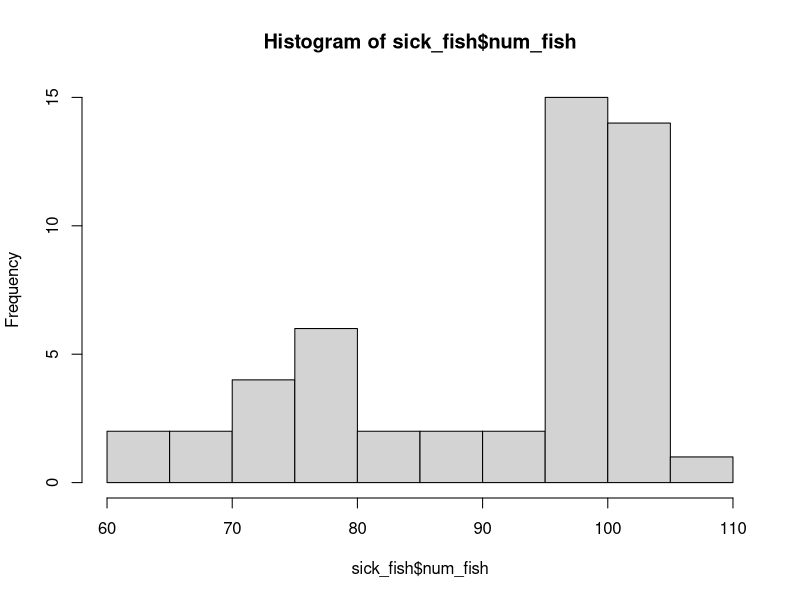
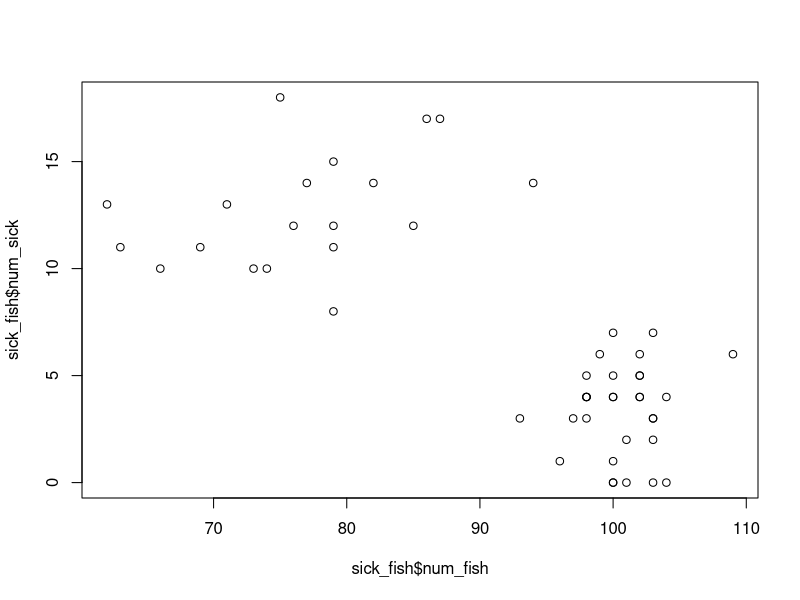
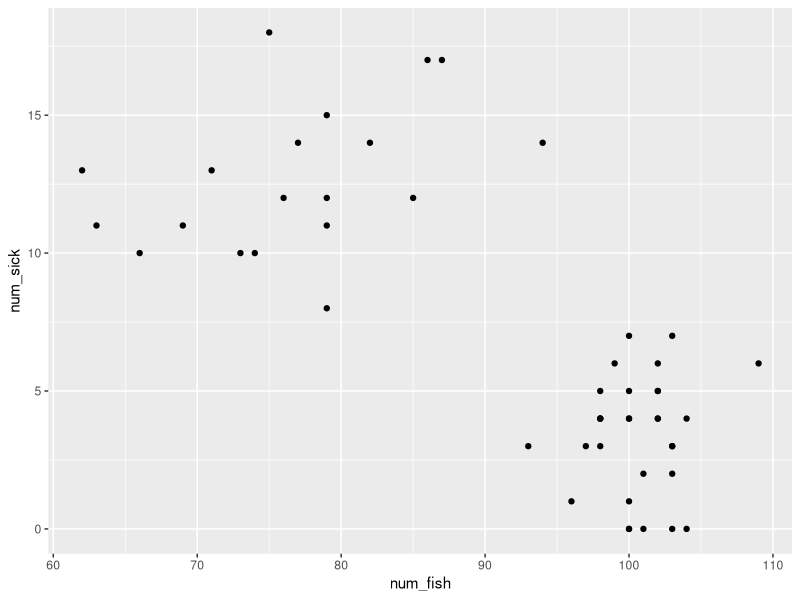
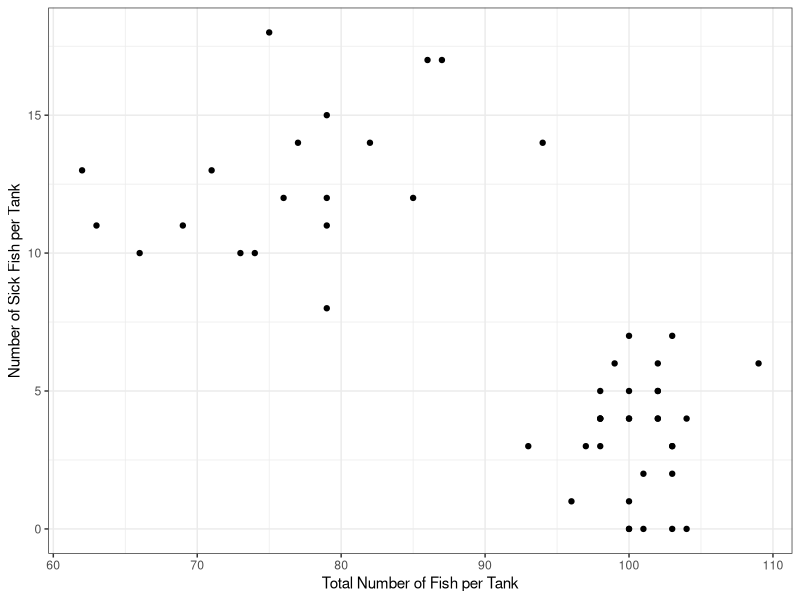

Source code (R) for these figures, in order:
## ---- chunk 1
knitr::opts_chunk$set(echo = FALSE)
## ---- chunk 2
library(tidyverse)
## ---- chunk 3
sick_fish <- read_csv("../data/fish_sick_data.csv")
## ---- chunk 4
    head(sick_fish)
## ---- chunk 5
    hist(sick_fish$num_fish)
## ---- chunk 6
    plot(sick_fish$num_fish, sick_fish$num_sick)
## ---- chunk 7
    ggplot(sick_fish, aes(num_fish, num_sick)) +
      geom_point()
## ---- chunk 8
    ggplot(sick_fish, aes(num_fish, num_sick)) +
      geom_point() + 
      labs(x = "Total Number of Fish per Tank",
           y = "Number of Sick Fish per Tank") +
      theme_bw()
## ---- chunk 9
    sick_fish %>% 
      group_by(species) %>% 
      summarise(mean_sick = mean(num_sick),
                sd_sick = sd(num_sick))
